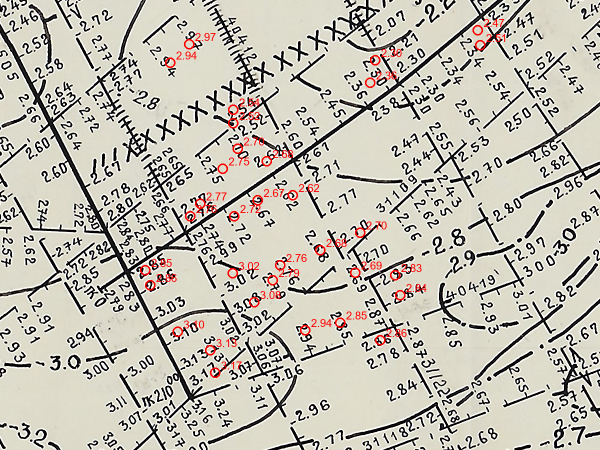
#> input picture archive/map_experiments/digitization_test_overlay.png, 1200 x 900 px (shown at 1/2 size)
$ python trace_isolines.py ../../../archive/map_experiments/digitization_test_overlay.png
#> lines starting #> are read from the running program, lines starting #| are printed output that depends on the picture; after the words box and inside, x2 and y2 are one past the last pixel; in counts of white or black regions, pixels touching at a corner belong together
"""Isoline tracing v1 on 1-bit archival scans (recall-oriented).

Idea: text/ticks/hatching are SMALL connected components -> drop by size;
straight profiles/frame -> Hough erase; what remains are the authored curves.
Skeletonize and walk into polylines.

Usage: python trace_isolines.py [path_to_1bit_scan]
Output: pipeline/tracing/out/<name>/ {isolines.json, overlay.png, stats}
"""
import json
import sys
from pathlib import Path

import cv2
import numpy as np
from skimage.morphology import skeletonize

DEFAULT = r"C:\FINAM\Conference\384092\Графика\Том 2, 3 (выборка)\21.bmp"

MIN_COMP = 110        # px: components smaller than this = text/ticks -> dropped
                      # (chars are <=90; 110 keeps mid-size curve fragments)
LINE_MIN_LEN = 500    # Hough: straight segments (profiles, frame)
LINE_ERASE_W = 9
BORDER = 60           # px: sheet border zone erased
MIN_POLYLINE = 150    # px: shorter traced paths dropped
SIMPLIFY_EPS = 2.0


def imread_1bit(path):
    from PIL import Image
    Image.MAX_IMAGE_PIXELS = None
    im = Image.open(path).convert("L")
    return np.array(im)


def extract_polylines(skel):
    """Walk skeleton into paths between endpoints/junctions."""
    h, w = skel.shape
    pts = np.argwhere(skel)
    on = set(map(tuple, pts))
    nbrs_off = [(-1, -1), (-1, 0), (-1, 1), (0, -1), (0, 1), (1, -1), (1, 0), (1, 1)]

    def neighbors(p):
        return [(p[0] + dy, p[1] + dx) for dy, dx in nbrs_off
                if (p[0] + dy, p[1] + dx) in on]

    deg = {p: len(neighbors(p)) for p in on}
    nodes = {p for p, d in deg.items() if d != 2}
    visited_edges = set()
    polylines = []

    def walk(start, first):
        path = [start, first]
        prev, cur = start, first
        while cur not in nodes:
            nxt = [n for n in neighbors(cur) if n != prev]
            if not nxt:
                break
            prev, cur = cur, nxt[0]
            path.append(cur)
            if len(path) > 500000:
                break
        return path

    for node in nodes:
        for nb in neighbors(node):
            ek = (node, nb)
            if ek in visited_edges:
                continue
            path = walk(node, nb)
            visited_edges.add((path[0], path[1]))
            visited_edges.add((path[-1], path[-2]) if len(path) > 1 else ek)
            if len(path) >= 2:
                polylines.append(path)

    # pure loops (no junction on them)
    seen = set()
    for pl in polylines:
        seen.update(pl)
    leftover = on - seen
    while leftover:
        start = next(iter(leftover))
        nb = [n for n in neighbors(start) if n in leftover]
        if not nb:
            leftover.discard(start)
            continue
        path = [start]
        prev, cur = start, nb[0]
        while cur != start and cur in leftover:
            path.append(cur)
            nxt = [n for n in neighbors(cur) if n != prev]
            if not nxt:
                break
            prev, cur = cur, nxt[0]
        polylines.append(path)
        leftover -= set(path)
    return polylines


def main():
    src = Path(sys.argv[1]) if len(sys.argv) > 1 else Path(DEFAULT)
    out_dir = Path(__file__).parent / "out" / src.stem
    out_dir.mkdir(parents=True, exist_ok=True)

    g = imread_1bit(src)
    ink = (g < 128).astype(np.uint8)
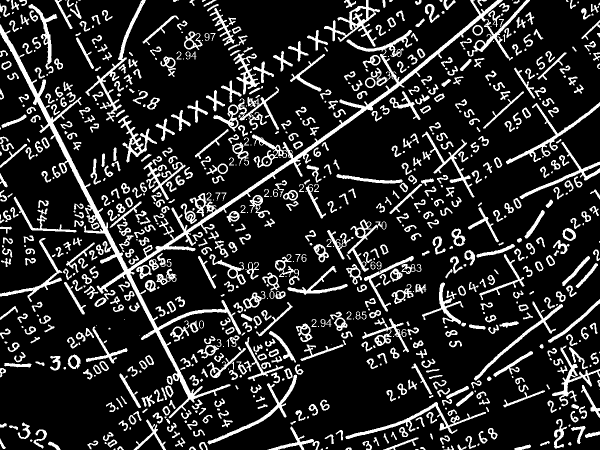
#> ink: shape (900, 1200) (shown at 1/2 size); values 0 (black) and 1 (white), 16.6% white; 855 white regions (164 under 20 px), largest, box (x1, y1, x2, y2) and area: (0, 0, 1060, 837) 27242, (171, 0, 292, 243) 2427, (426, 173, 558, 263) 2402
    H, W = ink.shape
#> H = 900; W = 1200
    print("sheet:", ink.shape)
#| sheet: (900, 1200)

    # 1) split components: long (solid curves) / dash-like (dashed curves) / junk
    n, lab, stats, cent = cv2.connectedComponentsWithStats(ink, connectivity=8)
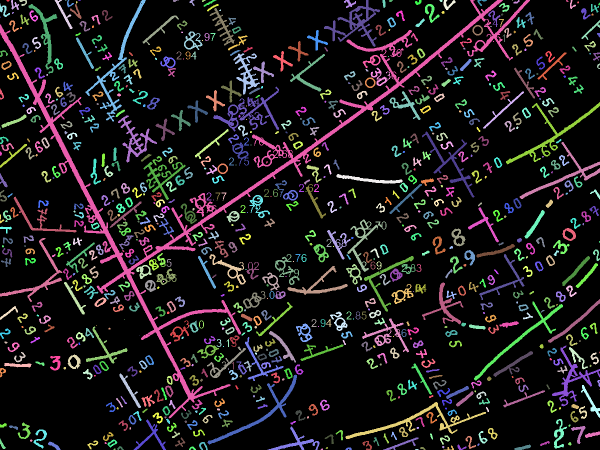
#> lab: shape (900, 1200) int32 (shown at 1/2 size); 856 distinct labels, from 0 to 855; one colour per label, 0 black
#> n = 856; stats = 856 rows, first 6: [0, 0, 1200, 900, 901210], [13, 0, 6, 3, 16], [22, 0, 16, 20, 149], [38, 0, 16, 12, 90], [109, 0, 36, 58, 386], [130, 0, 3, 1, 3]; cent = 856 pairs, first value 0 to 1199, second value 0 to 898.6
    keep = np.zeros_like(ink)
    dashes = []  # (cx, cy, ux, uy, half_len, comp_id)
    for i in range(1, n):
        x, y, w, h, a = stats[i]
        mx, mn = max(w, h), min(w, h)
        if mx >= MIN_COMP:
            keep[lab == i] = 1
        elif 14 <= mx <= 150 and a >= 12 and mx / max(1, mn) >= 2.2:
            ys, xs = np.nonzero(lab[y:y + h, x:x + w] == i)
            pts_ = np.column_stack([xs + x, ys + y]).astype(float)
            mean = pts_.mean(0)
            _, sv, vt = np.linalg.svd(pts_ - mean)
            thin = sv[1] / max(1e-3, sv[0])
            if thin < 0.35:  # thin stroke
                dashes.append((mean[0], mean[1], vt[0][0], vt[0][1], mx / 2, i))
#> this loop made 855 passes
#> (x, y, w, h, a, mx, mn, mean) on passes 15, 79, 174, 274, 281, 294, 466, 614, 620, 654, 664, 700: (765, 0, 6, 16, 77, 16, 6, [767.7, 6.83]), (1005, 68, 5, 16, 36, 16, 5, [1008.2, 75.11]), (0, 177, 8, 22, 89, 22, 8, [2.92, 189]), (227, 295, 6, 27, 146, 27, 6, [229.4, 308.2]), (203, 307, 7, 27, 143, 27, 7, [206.2, 319.7]), (181, 317, 21, 52, 323, 52, 21, [189.3, 344.6]), (953, 488, 77, 27, 517, 77, 27, [991.7, 502.7]), (999, 642, 39, 14, 251, 39, 14, [1018, 648.1]), (938, 649, 33, 10, 209, 33, 10, [953.9, 653.7]), (453, 678, 5, 16, 36, 16, 5, [456.2, 685.1]), (601, 689, 86, 33, 597, 86, 33, [636.8, 702.5]), (463, 723, 5, 16, 36, 16, 5, [466.2, 730.1])
#> (x, y, w, h, a, mx, mn) on passes 1 to 6: (13, 0, 6, 3, 16, 6, 3), (22, 0, 16, 20, 149, 20, 16), (38, 0, 16, 12, 90, 16, 12), (109, 0, 36, 58, 386, 58, 36), (130, 0, 3, 1, 3, 3, 1), (134, 0, 14, 15, 80, 15, 14)
    print(f"components: {n - 1}, solid-long kept, dash candidates: {len(dashes)}")
#| components: 855, solid-long kept, dash candidates: 21

    # 1b) chain dashes whose own orientation continues the chain direction
    if dashes:
        from scipy.spatial import cKDTree
        dc = np.array([(d[0], d[1]) for d in dashes])
        du = np.array([(d[2], d[3]) for d in dashes])
        dl = np.array([d[4] for d in dashes])
        tree = cKDTree(dc)
        links = 0
        for i in range(len(dashes)):
            for j in tree.query_ball_point(dc[i], 80):
                if j <= i:
                    continue
                v = dc[j] - dc[i]
                dist = np.linalg.norm(v)
                if dist < 4 or dist > dl[i] + dl[j] + 65:
                    continue
                vn = v / dist
                # link direction must align with BOTH dash orientations
                if abs(float(np.dot(vn, du[i]))) < 0.9 or abs(float(np.dot(vn, du[j]))) < 0.9:
                    continue
                cv2.line(keep, tuple(dc[i].astype(int)), tuple(dc[j].astype(int)), 1, 3)
                for d in (i, j):
                    keep[lab == dashes[d][5]] = 1
                links += 1
#> this loop made 21 passes
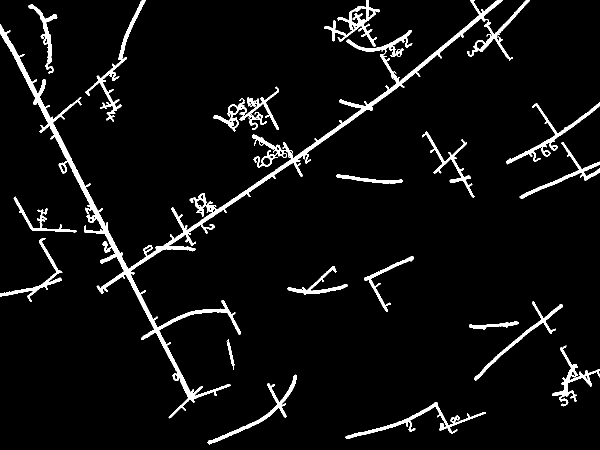
#> keep: shape (900, 1200) (shown at 1/2 size); values 0 (black) and 1 (white), 5.2% white; 19 white regions, largest, box (x1, y1, x2, y2) and area: (0, 0, 1060, 837) 27242, (171, 0, 292, 243) 2427, (426, 173, 558, 263) 2402
        print(f"dash links drawn: {links}")
#| dash links drawn: 2

    # 2) erase straight lines (profiles, frame)
    segs = cv2.HoughLinesP(keep * 255, 1, np.pi / 360, threshold=300,
                           minLineLength=LINE_MIN_LEN, maxLineGap=12)
    segs = segs.reshape(-1, 4) if segs is not None else []
    for x1, y1, x2, y2 in segs:
        cv2.line(keep, (x1, y1), (x2, y2), 0, LINE_ERASE_W)
#> this loop made 11 passes
#> (x1, y1, x2, y2) on passes 1 to 11: (11, 65, 387, 804), (0, 49, 384, 802), (6, 58, 386, 804), (0, 53, 327, 695), (199, 582, 811, 161), (24, 88, 388, 802), (238, 557, 802, 170), (64, 164, 387, 798), (0, 51, 382, 800), (0, 55, 267, 579), (23, 87, 388, 804)
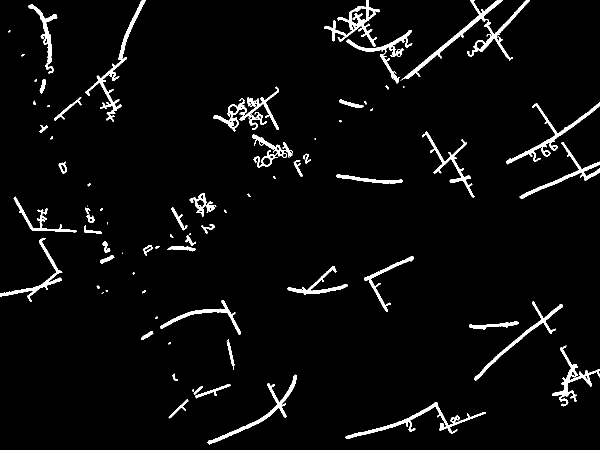
#> keep: shape (900, 1200) (shown at 1/2 size); values 0 (black) and 1 (white), 3.9% white; 76 white regions (19 under 20 px), largest, box (x1, y1, x2, y2) and area: (801, 0, 1060, 162) 3802, (171, 0, 292, 243) 2427, (426, 173, 558, 263) 2402
    print("straight segments erased:", len(segs))
#| straight segments erased: 11
    keep[:BORDER] = keep[-BORDER:] = 0
    keep[:, :BORDER] = keep[:, -BORDER:] = 0
#> keep: shape (900, 1200); values 0 (black) and 1 (white), 3% white; 82 white regions (20 under 20 px), largest, box (x1, y1, x2, y2) and area: (426, 173, 558, 263) 2402, (171, 60, 262, 243) 1958, (948, 603, 1126, 761) 1762

    # drop crumbs created by erasing
    n2, lab2, st2, _ = cv2.connectedComponentsWithStats(keep, connectivity=8)
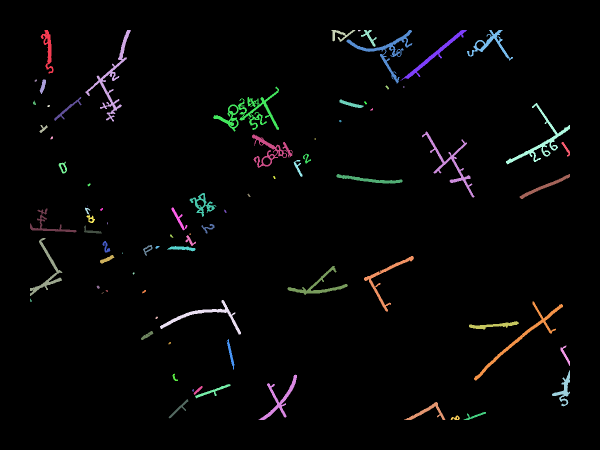
#> lab2: shape (900, 1200) int32 (shown at 1/2 size); 83 distinct labels, from 0 to 82; one colour per label, 0 black
    keep2 = np.zeros_like(keep)
    for i in range(1, n2):
        if max(st2[i, 2], st2[i, 3]) >= 100:
            keep2[lab2 == i] = 1
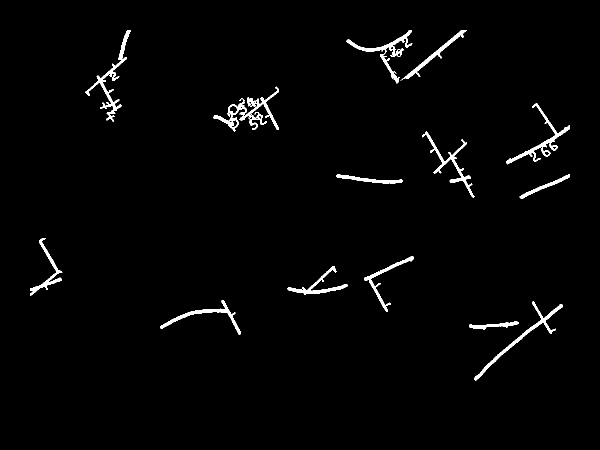
#> keep2: shape (900, 1200) (shown at 1/2 size); values 0 (black) and 1 (white), 1.8% white; 14 white regions, largest, box (x1, y1, x2, y2) and area: (426, 173, 558, 263) 2402, (171, 60, 262, 243) 1958, (948, 603, 1126, 761) 1762

    # 3) skeletonize + walk
    skel = skeletonize(keep2 > 0)
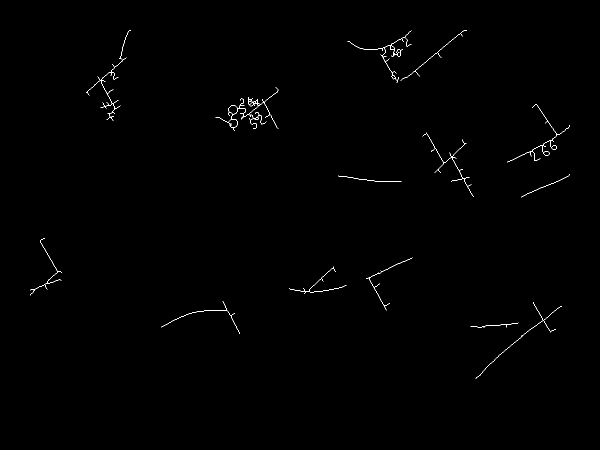
#> skel: shape (900, 1200) bool (shown at 1/2 size); 0.33% white in thin lines or dots, all inside (x1, y1, x2, y2) = (60, 60, 1140, 758)
    print("skeleton px:", int(skel.sum()))
#| skeleton px: 3558
    polylines = extract_polylines(skel)
    polylines = [p for p in polylines if len(p) >= 25]
    print("raw paths:", len(polylines))

    # 3b) stitch through junctions by tangent continuity
    def endpoints(p):
        return p[0], p[-1]

    # [55 lines left out: functions tangent, stitch, not called in this run]

    polylines = stitch(list(polylines))                          # junction gaps
    polylines = stitch(polylines, max_gap=45, min_cos=0.93)      # erased-line nicks
    polylines = stitch(polylines, max_gap=130, min_cos=0.965)    # label gaps
    polylines = stitch(polylines, max_gap=210, min_cos=0.985)    # long tangent jumps
    polylines = [p for p in polylines if len(p) >= MIN_POLYLINE]
    print("after stitching, >= min length:", len(polylines))

    # simplify, save
    simplified = []
    for p in polylines:
        arr = np.array([(x, y) for y, x in p], dtype=np.int32).reshape(-1, 1, 2)
        ap = cv2.approxPolyDP(arr, SIMPLIFY_EPS, False).reshape(-1, 2)
        simplified.append(ap.tolist())
    (out_dir / "isolines.json").write_text(json.dumps(
        {"source": str(src), "n_polylines": len(simplified),
         "polylines_xy": simplified}, ensure_ascii=False), encoding="utf-8")

    # overlay: faded original + colored traces
    vis = cv2.cvtColor(255 - (ink * 90), cv2.COLOR_GRAY2BGR)
    rng = np.random.default_rng(1)
    for pl in simplified:
        col = tuple(int(c) for c in rng.integers(40, 230, 3))
        cv2.polylines(vis, [np.array(pl, np.int32)], False, col, 4)
    small = cv2.resize(vis, (W // 3, H // 3))
    cv2.imencode(".png", small)[1].tofile(str(out_dir / "overlay.png"))
    total_len = sum(len(p) for p in polylines)
    print(f"traced total ~{total_len} px of curves -> {out_dir}")


if __name__ == "__main__":
    main()
